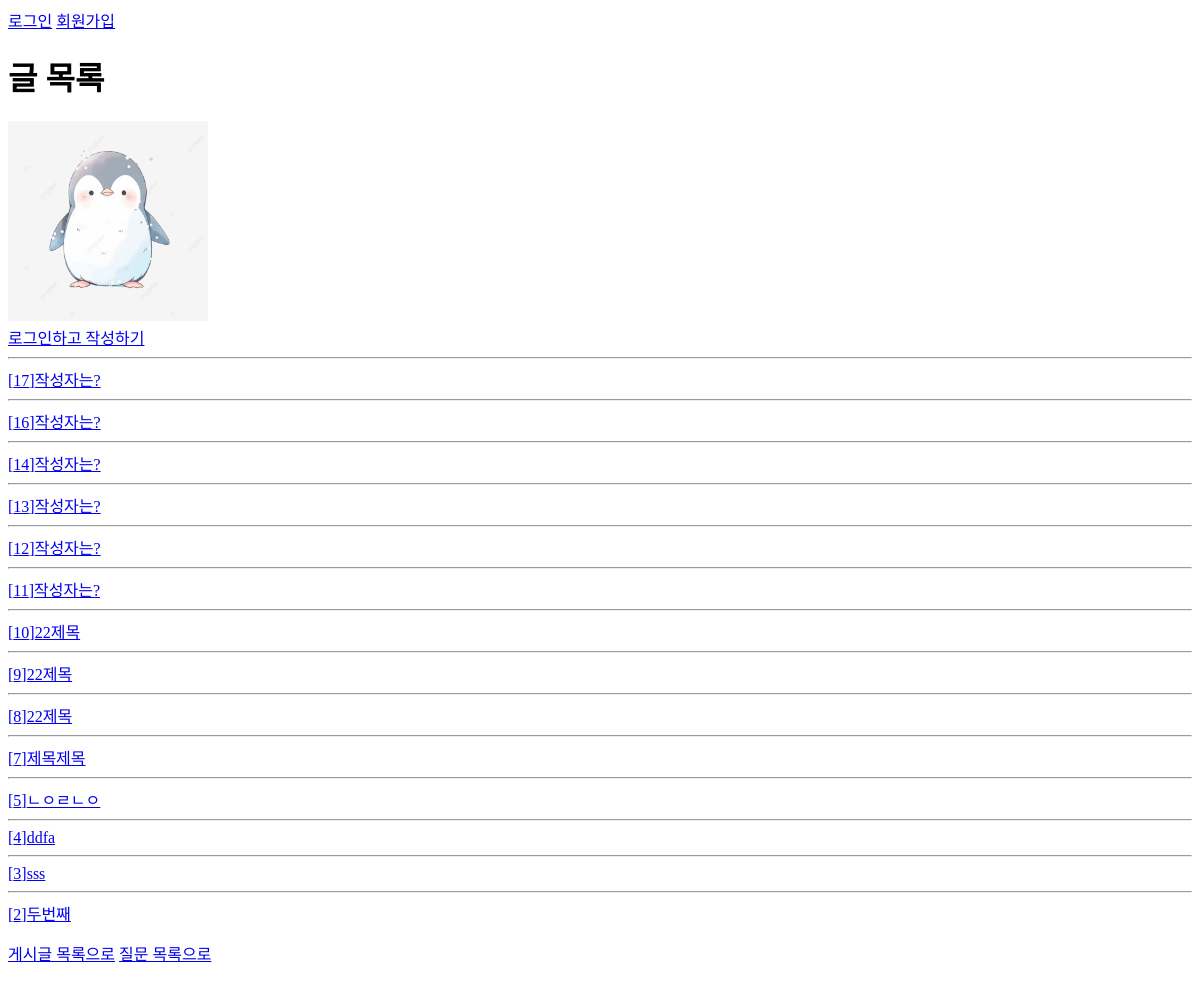
The app's page /posts/, older data.
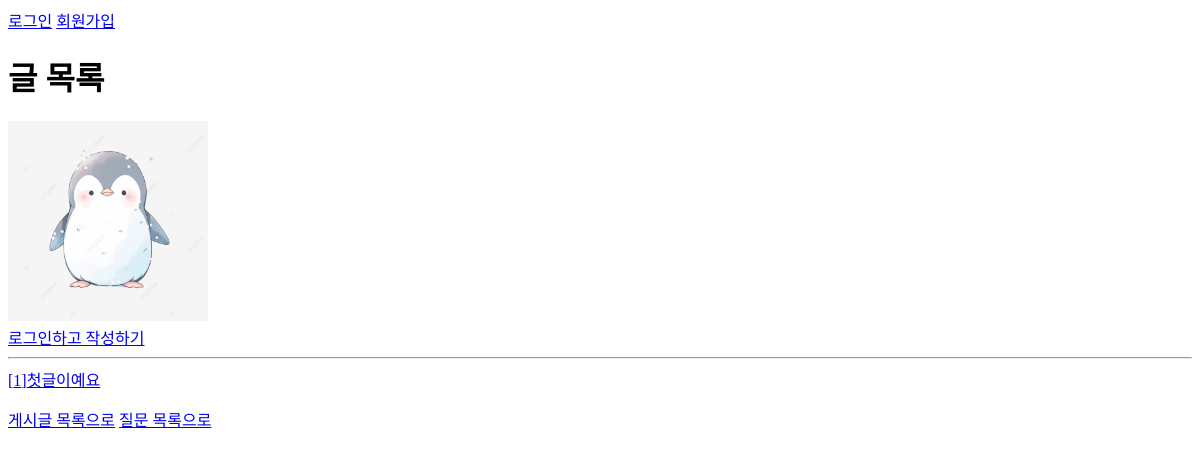
The same page, newer data.
### posts/models.py (models this page shows, shortened)
class Post(models.Model):
    title = models.CharField(max_length = 120)
    content = models.TextField(max_length = 1000)
    author = models.ForeignKey(settings.AUTH_USER_MODEL, on_delete = models.CASCADE)
    created_at = models.DateTimeField(auto_now_add = True)
    updated_at = models.DateTimeField(auto_now = True)
    like_users = models.ManyToManyField(settings.AUTH_USER_MODEL, related_name='like_posts')

### posts/views.py (the view)
# urls.py: path('',views.post_list, name = 'post_list'),
def post_list(request):
    posts = Post.objects.all().order_by('-id')
    context = {
        'posts' : posts
    }
    return render(request, 'posts/post_list.html', context)

### posts/templates/posts/post_list.html
{% extends 'base.html' %}
{% load static %}
{% block content %}
<h1>글 목록</h1>
<img src="{% static 'posts/penguin.png' %}">
<br>
{% if request.user.is_authenticated %}
<a href = "{% url 'posts:post_create' %}"> 글 작성하기</a>
{% else %}
<a href = "{% url 'users:login' %}">로그인하고 작성하기</a>
{% endif %}
{% for post in posts %}
<hr>
<a href = "{% url 'posts:post_detail' post.pk %}">[{{ post.id }}]{{ post.title }}</a>
{% endfor %}
{% endblock content %}

### templates/base.html (shortened to what this page needs)
{% load static %}
<!DOCTYPE html>
<html lang="en">
<head>
    <link rel='stylesheet' href="{% static 'css/style.css' %}">
</head>
<body>
    <div class="navbar">
        {% if request.user.is_authenticated %}
        <h3>안녕하세요, {{ user }}님</h3>
        <a href = "{% url 'users:profile' user.pk %}"><button>프로필</button></a>
        <form action = "{% url 'users:logout' %}" method = "POST">
            {% csrf_token %}
            <input type = 'submit' value = '로그아웃'>
        </form>
        {% else %}
        <a href = "{% url 'users:login' %}">로그인</a>
        <a href = "{% url 'users:signup' %}">회원가입</a>
        {% endif %}
    </div>
    <div class = 'container'>
        {% block content %}
        {% endblock content %}
    </div>
    <P>
        <a href = "{% url 'posts:post_list' %}">게시글 목록으로</a>
        <a href = "{% url 'chatbot:question_list' %}">질문 목록으로</a>
    </P>
</body>
</html>

### static/css/style.css (style rules this page uses)
img { width: 200px; }

Row changes from the older to the newer data that the page shows:
removed Post: id "17", title "작성자는?"
removed Post: id "16", title "작성자는?"
removed Post: id "14", title "작성자는?"
removed Post: id "13", title "작성자는?"
removed Post: id "12", title "작성자는?"
removed Post: id "11", title "작성자는?"
removed Post: id "10", title "22제목"
removed Post: id "9", title "22제목"
removed Post: id "8", title "22제목"
removed Post: id "7", title "제목제목"
removed Post: id "5", title "ㄴㅇㄹㄴㅇ"
removed Post: id "4", title "ddfa"
removed Post: id "3", title "sss"
removed Post: id "2", title "두번째"
added Post: id "1", title "첫글이예요"
